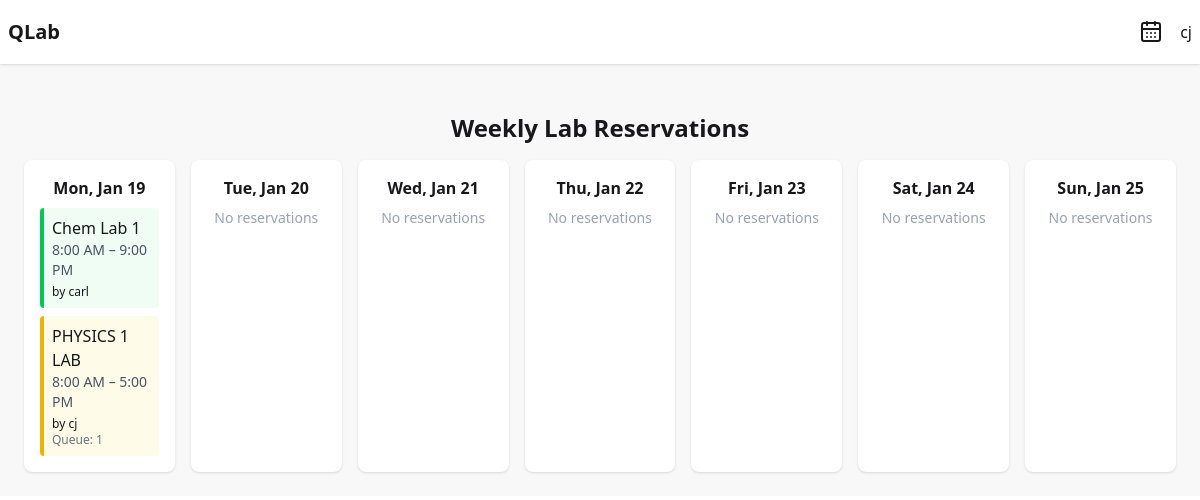
Screenshot of /schedule/ (signed in) with the database file from the repository.
### reservation/models.py (models this page shows, shortened)
class Reservation(models.Model):
    STATUS_CHOICES = [
        ('queued', 'Queued'),
        ('approved', 'Approved'),
        ('disapproved', 'Disapproved'),
        ('finished', 'Finished'),
    ]
    lab = models.ForeignKey(Lab, on_delete=models.CASCADE)
    student = models.ForeignKey(User, on_delete=models.CASCADE)
    date = models.DateField()
    start_time = models.TimeField()
    end_time = models.TimeField()
    status = models.CharField(
        max_length=20,
        choices=STATUS_CHOICES,
        default='queued'
    )
    queue_position = models.IntegerField(null=True, blank=True)
    created_at = models.DateTimeField(auto_now_add=True)
    class Meta:
        ordering = ['date', 'start_time', 'queue_position']

### lab/models.py (models this page shows, shortened)
class Lab(models.Model):
    name = models.CharField(max_length=100)

### reservation/views.py (the view)
# urls.py: path('schedule/', views.reservation_schedule, name='reservation_schedule'),
@login_required
def reservation_schedule(request):
    today = now().date()
    start_of_week = today - timedelta(days=today.weekday())
    week = []
    for i in range(7):
        day = start_of_week + timedelta(days=i)
        day_reservations = Reservation.objects.filter(
            date=day,
            status__in=['queued', 'approved']
        ).select_related('lab', 'student')
        week.append({
            'date': day,
            'reservations': day_reservations
        })
    return render(
        request,
        'reservation/reservation_schedule.html',
        {
            'week': week
        }
    )

### reservation/templates/reservation/reservation_schedule.html
{% extends "base.html" %}
{% block content %}
<div class="flex justify-center mt-6">
  <div class="w-full max-w-6xl">
    <h2 class="text-2xl font-bold mb-4 text-center">
      Weekly Lab Reservations
    </h2>
    <div class="grid grid-cols-7 gap-4">
      {% for day in week %}
      <div class="card bg-base-100 shadow p-4">
        <div class="font-semibold mb-2 text-center">
          {{ day.date|date:"D, M d" }}
        </div>
        <div class="space-y-2">
          {% for res in day.reservations %}
            <div class="card p-2 rounded border-l-4
              {% if res.status == 'approved' %}border-green-500 bg-green-50
              {% elif res.status == 'queued' %}border-yellow-500 bg-yellow-50
              {% else %}border-gray-300 bg-gray-50{% endif %}
            ">
              <div class="font-medium">{{ res.lab.name }}</div>
              <div class="text-sm text-gray-600">
                {{ res.start_time|time:"g:i A" }} – {{ res.end_time|time:"g:i A" }}
              </div>
              <div class="text-xs mt-1">
                by {{ res.student.username }}
              </div>
              {% if res.queue_position %}
                <div class="text-xs text-gray-500">
                  Queue: {{ res.queue_position }}
                </div>
              {% endif %}
            </div>
          {% empty %}
            <div class="text-sm text-gray-400 text-center">
              No reservations
            </div>
          {% endfor %}
        </div>
      </div>
      {% endfor %}
    </div>
  </div>
</div>
{% endblock %}

### reservation/templates/base.html (shortened to what this page needs)
<!DOCTYPE html>
<html>
<head>
	<link href="https://cdn.jsdelivr.net/npm/daisyui@5" rel="stylesheet" type="text/css" />
	<link href="https://cdn.jsdelivr.net/npm/daisyui@5/themes.css" rel="stylesheet" type="text/css" />
	<script src="https://cdn.jsdelivr.net/npm/@tailwindcss/browser@4"></script>
</head>
<body class="bg-base-200">
  <div class="navbar bg-base-100 shadow">
    <div class="flex-1">
      <a href="{% url 'dashboard' %}" ><span class="text-xl font-bold">QLab</span></a>
    </div>
    <button class="btn btn-ghost">
      <a href="{% url 'reservation_schedule' %}" ><i data-lucide="calendar-days" data-size="20"></i></a>
    </button>
    <div class="flex-none">
      {{ request.user.username }}
    </div>
  </div>
  <div class="p-6">
    {% block content %}{% endblock %}
  </div>
</body>
</html>

### rows the page displays
Reservation: lab.name "Chem Lab 1", start_time "8:00 AM", end_time "9:00 PM", student.username "carl"
Reservation: lab.name "PHYSICS 1 LAB", start_time "8:00 AM", end_time "5:00 PM", student.username "cj", queue_position "1"

### other values shown
{{ request.user.username }} "cj"
{{ day.date|date:"D, M d" }} "Mon, Jan 19" "Tue, Jan 20" "Wed, Jan 21" "Thu, Jan 22" "Fri, Jan 23" "Sat, Jan 24" "Sun, Jan 25"
